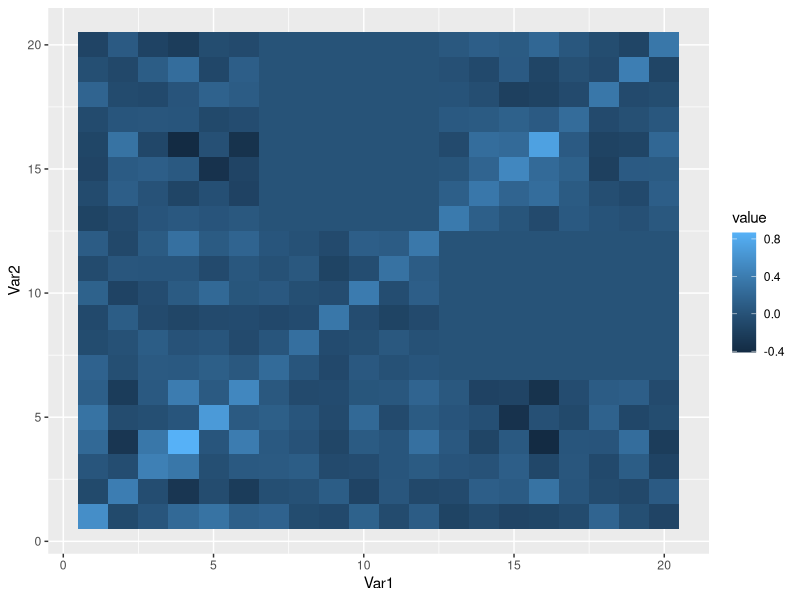
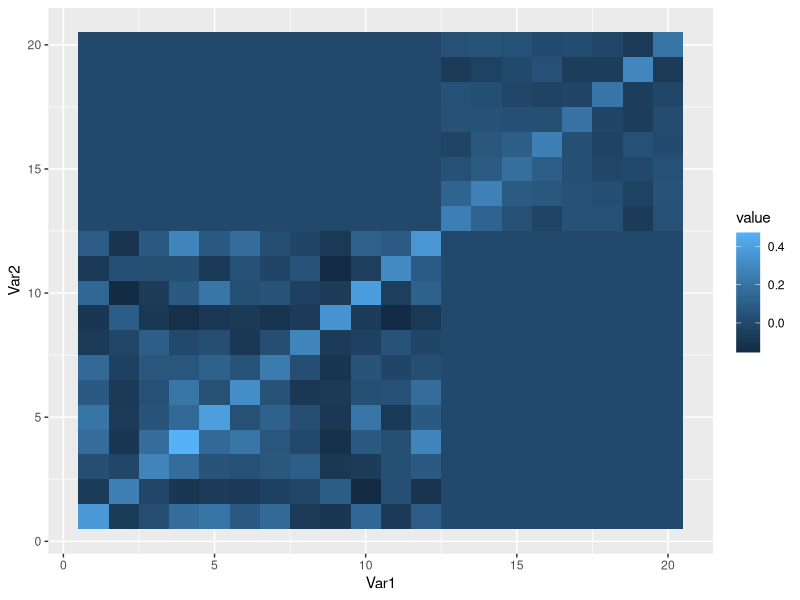

Reproduce these figures in R, in order.
## ---- chunk 1
n = 20
A = matrix(runif(n^2)*2-1, ncol=n)  
Cov20 = t(A) %*% A
Cov20 = Cov20 + (diag(20)*0.01)
## ---- chunk 2
#Splits matrix into 9 blocks (if not multiple of 3, last block will be largest)
blocksplit = function(covmatrix){
  rows = nrow(covmatrix)
  x = floor(rows/3)
  y = rows %% x
  
  #Split matrix into 9 block matrices 
  subblock1 = covmatrix[1:x , 1:x]
  subblock2 = covmatrix[1:x , (x+1):(2*x)]
  subblock3 = covmatrix[1:x , ((2*x)+1):((3*x)+y)]
  
  subblock4 = covmatrix[(x+1):(2*x) , 1:x]
  subblock5 = covmatrix[(x+1):(2*x) , (x+1):(2*x)]
  subblock6 = covmatrix[(x+1):(2*x) , ((2*x)+1):((3*x)+y)]
  
  subblock7 = covmatrix[((2*x)+1):((3*x)+y) , 1:x]
  subblock8 = covmatrix[((2*x)+1):((3*x)+y) , (x+1):(2*x)]
  subblock9 = covmatrix[((2*x)+1):((3*x)+y) , ((2*x)+1):((3*x)+y)]
  
  blocks = list(subblock1,subblock2,subblock3,subblock4,subblock5,subblock6,subblock7,subblock8,subblock9)
  return(blocks)
  
  #covmatrix2 = covmatrix
}

#Test that it works 
# covmatrix = matrix(1:144,12,12)
blocks20 = blocksplit(Cov20)
blocks20[[6]]
## ---- chunk 3
#change block 6 and 8 to maximize det (ONE BLOCK ONE ITERATION)
Eblock = function(blocklist){
  subblock6 = t(blocklist[[2]]) %*% solve(blocklist[[1]]) %*% blocklist[[3]]
  subblock8 = t(subblock6)
  
  row1 = cbind(blocklist[[1]],blocklist[[2]],blocklist[[3]])
  row2 = cbind(blocklist[[4]],blocklist[[5]],subblock6)
  row3 = cbind(blocklist[[7]],subblock8,blocklist[[9]])
  
  Covnew = rbind(row1,row2,row3)
  Precnew = solve(Covnew)
  newmatrices = list(Covnew,Precnew)
  return(newmatrices)
}

#Test
ex20 = Eblock(blocks20)
View(ex20[[2]])
det(ex20[[2]])
isSymmetric(ex20[[2]])

#Heatmap of prec matrix ex20
library(reshape2)
melted_cormat <- melt(ex20[[2]])
head(melted_cormat)

library(ggplot2)
ggplot(data = melted_cormat, aes(x=Var1, y=Var2, fill=value)) + 
  geom_tile()

#Can we generate data w new cov matrix? 
library(MASS) 
mu = runif(20,0,10)
df = data.frame(mvrnorm(100,mu,ex20[[1]]))
## ---- chunk 4
#Induce sparsity in subblock 3 and 6 (7 and 8) (0s in precision matrix)
CEblock = function(blocklist,iter=10){
  #Iteration 1 to initialize
  #change block 6 and 8 to maximize det
  subblock6 = t(blocklist[[2]]) %*% solve(blocklist[[1]]) %*% blocklist[[3]]
  subblock8 = t(subblock6)
  
  #update block 3 and 7 next
  subblock3 = blocklist[[2]] %*% solve(blocklist[[5]]) %*% subblock6
  subblock7 = t(subblock3)
  
  #Rest of iterations till convergence
  for(i in 2:iter){
    #change block 6 and 8 to maximize det
    subblock6 = t(blocklist[[2]]) %*% solve(blocklist[[1]]) %*% subblock3
    subblock8 = t(subblock6)
    
    # row1 = cbind(blocklist[[1]],blocklist[[2]],blocklist[[3]])
    # row2 = cbind(blocklist[[4]],blocklist[[5]],subblock6)
    # row3 = cbind(blocklist[[7]],subblock8,blocklist[[9]])
    # 
    # Covnew = rbind(row1,row2,row3)
    # blocklist2 = blocksplit(Covnew)
    
    #update block 3 and 7 next
    subblock3 = blocklist[[2]] %*% solve(blocklist[[5]]) %*% subblock6
    subblock7 = t(subblock3)
    
    row1 = cbind(blocklist[[1]],blocklist[[2]],subblock3)
    row2 = cbind(blocklist[[4]],blocklist[[5]],subblock6)
    row3 = cbind(subblock7,subblock8,blocklist[[9]])
  }
  
  Covnew = rbind(row1,row2,row3)
  Precnew = solve(Covnew)
  newmatrices = list(Covnew,Precnew)
  return(newmatrices)
}

#Test
ex20 = CEblock(blocks20)
View(ex20[[2]])
det(ex20[[2]])
isSymmetric(ex20[[2]])

#Heatmap of prec matrix ex20
library(reshape2)
melted_cormat <- melt(ex20[[2]])
head(melted_cormat)

library(ggplot2)
ggplot(data = melted_cormat, aes(x=Var1, y=Var2, fill=value)) + 
  geom_tile()

#Can we generate data w new cov matrix? 
library(MASS) 
mu = runif(20,0,10)
df = data.frame(mvrnorm(100,mu,ex20[[1]]))
